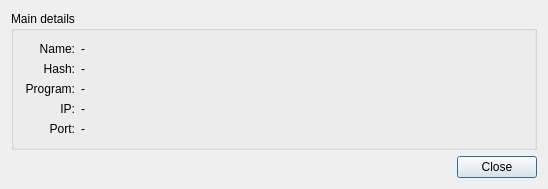
<?xml version="1.0" encoding="UTF-8"?>
<ui version="4.0">
 <class>user_properties</class>
 <widget class="QDialog" name="user_properties">
  <property name="geometry">
   <rect>
    <x>0</x>
    <y>0</y>
    <width>548</width>
    <height>181</height>
   </rect>
  </property>
  <property name="windowTitle">
   <string>Client details</string>
  </property>
  <layout class="QVBoxLayout" name="verticalLayout_5">
   <item>
    <widget class="QGroupBox" name="groupBox">
     <property name="sizePolicy">
      <sizepolicy hsizetype="Preferred" vsizetype="Fixed">
       <horstretch>0</horstretch>
       <verstretch>0</verstretch>
      </sizepolicy>
     </property>
     <property name="title">
      <string>Main details</string>
     </property>
     <layout class="QFormLayout" name="formLayout">
      <property name="fieldGrowthPolicy">
       <enum>QFormLayout::AllNonFixedFieldsGrow</enum>
      </property>
      <item row="0" column="0">
       <layout class="QVBoxLayout" name="verticalLayout">
        <item>
         <widget class="QLabel" name="label">
          <property name="text">
           <string>Name:</string>
          </property>
          <property name="alignment">
           <set>Qt::AlignRight|Qt::AlignTrailing|Qt::AlignVCenter</set>
          </property>
         </widget>
        </item>
        <item>
         <widget class="QLabel" name="label_2">
          <property name="text">
           <string>Hash:</string>
          </property>
          <property name="alignment">
           <set>Qt::AlignRight|Qt::AlignTrailing|Qt::AlignVCenter</set>
          </property>
         </widget>
        </item>
        <item>
         <widget class="QLabel" name="label_3">
          <property name="text">
           <string>Program:</string>
          </property>
          <property name="alignment">
           <set>Qt::AlignRight|Qt::AlignTrailing|Qt::AlignVCenter</set>
          </property>
         </widget>
        </item>
        <item>
         <widget class="QLabel" name="label_5">
          <property name="text">
           <string>IP:</string>
          </property>
          <property name="alignment">
           <set>Qt::AlignRight|Qt::AlignTrailing|Qt::AlignVCenter</set>
          </property>
         </widget>
        </item>
        <item>
         <widget class="QLabel" name="label_6">
          <property name="text">
           <string>Port:</string>
          </property>
          <property name="alignment">
           <set>Qt::AlignRight|Qt::AlignTrailing|Qt::AlignVCenter</set>
          </property>
         </widget>
        </item>
       </layout>
      </item>
      <item row="0" column="1">
       <layout class="QVBoxLayout" name="verticalLayout_2">
        <item>
         <widget class="QLabel" name="labelName">
          <property name="text">
           <string>-</string>
          </property>
         </widget>
        </item>
        <item>
         <widget class="QLabel" name="labelHash">
          <property name="text">
           <string>-</string>
          </property>
         </widget>
        </item>
        <item>
         <widget class="QLabel" name="labelProgram">
          <property name="text">
           <string>-</string>
          </property>
         </widget>
        </item>
        <item>
         <widget class="QLabel" name="labelIP">
          <property name="text">
           <string>-</string>
          </property>
         </widget>
        </item>
        <item>
         <widget class="QLabel" name="labelPort">
          <property name="text">
           <string>-</string>
          </property>
         </widget>
        </item>
       </layout>
      </item>
     </layout>
    </widget>
   </item>
   <item alignment="Qt::AlignRight">
    <widget class="QPushButton" name="btnClose">
     <property name="sizePolicy">
      <sizepolicy hsizetype="Fixed" vsizetype="Fixed">
       <horstretch>0</horstretch>
       <verstretch>0</verstretch>
      </sizepolicy>
     </property>
     <property name="text">
      <string>Close</string>
     </property>
    </widget>
   </item>
  </layout>
 </widget>
 <layoutdefault spacing="6" margin="11"/>
 <resources/>
 <connections/>
</ui>
